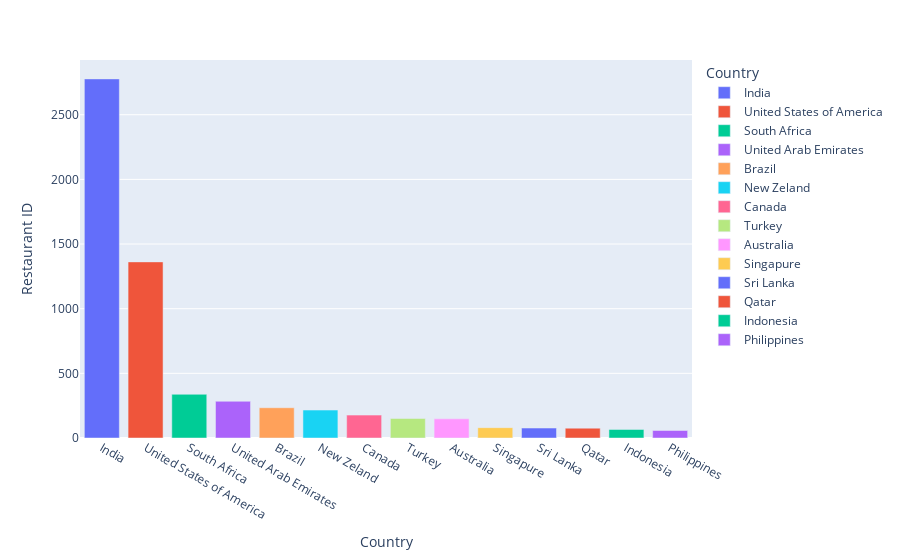

The code cell stored with this chart in its notebook:
### Code cell
px.bar(df_aux, x='Country', y='Restaurant ID', color='Country')

### Figure 1 — Plotly figure (JSON) as saved in the notebook; plotly's stock layout.template omitted (floating-point values rounded to 4 significant figures)
{"data": [{"alignmentgroup": "True", "hovertemplate": "Country=%{x}<br>Restaurant ID=%{y}<extra></extra>", "legendgroup": "India", "marker": {"color": "#636efa", "pattern": {"shape": ""}}, "name": "India", "offsetgroup": "India", "orientation": "v", "showlegend": true, "textposition": "auto", "type": "bar", "x": ["India"], "xaxis": "x", "y": [2777], "yaxis": "y"}, {"alignmentgroup": "True", "hovertemplate": "Country=%{x}<br>Restaurant ID=%{y}<extra></extra>", "legendgroup": "United States of America", "marker": {"color": "#EF553B", "pattern": {"shape": ""}}, "name": "United States of America", "offsetgroup": "United States of America", "orientation": "v", "showlegend": true, "textposition": "auto", "type": "bar", "x": ["United States of America"], "xaxis": "x", "y": [1362], "yaxis": "y"}, {"alignmentgroup": "True", "hovertemplate": "Country=%{x}<br>Restaurant ID=%{y}<extra></extra>", "legendgroup": "South Africa", "marker": {"color": "#00cc96", "pattern": {"shape": ""}}, "name": "South Africa", "offsetgroup": "South Africa", "orientation": "v", "showlegend": true, "textposition": "auto", "type": "bar", "x": ["South Africa"], "xaxis": "x", "y": [338], "yaxis": "y"}, {"alignmentgroup": "True", "hovertemplate": "Country=%{x}<br>Restaurant ID=%{y}<extra></extra>", "legendgroup": "United Arab Emirates", "marker": {"color": "#ab63fa", "pattern": {"shape": ""}}, "name": "United Arab Emirates", "offsetgroup": "United Arab Emirates", "orientation": "v", "showlegend": true, "textposition": "auto", "type": "bar", "x": ["United Arab Emirates"], "xaxis": "x", "y": [284], "yaxis": "y"}, {"alignmentgroup": "True", "hovertemplate": "Country=%{x}<br>Restaurant ID=%{y}<extra></extra>", "legendgroup": "Brazil", "marker": {"color": "#FFA15A", "pattern": {"shape": ""}}, "name": "Brazil", "offsetgroup": "Brazil", "orientation": "v", "showlegend": true, "textposition": "auto", "type": "bar", "x": ["Brazil"], "xaxis": "x", "y": [234], "yaxis": "y"}, {"alignmentgroup": "True", "hovertemplate": "Country=%{x}<br>Restaurant ID=%{y}<extra></extra>", "legendgroup": "New Zeland", "marker": {"color": "#19d3f3", "pattern": {"shape": ""}}, "name": "New Zeland", "offsetgroup": "New Zeland", "orientation": "v", "showlegend": true, "textposition": "auto", "type": "bar", "x": ["New Zeland"], "xaxis": "x", "y": [216], "yaxis": "y"}, {"alignmentgroup": "True", "hovertemplate": "Country=%{x}<br>Restaurant ID=%{y}<extra></extra>", "legendgroup": "Canada", "marker": {"color": "#FF6692", "pattern": {"shape": ""}}, "name": "Canada", "offsetgroup": "Canada", "orientation": "v", "showlegend": true, "textposition": "auto", "type": "bar", "x": ["Canada"], "xaxis": "x", "y": [177], "yaxis": "y"}, {"alignmentgroup": "True", "hovertemplate": "Country=%{x}<br>Restaurant ID=%{y}<extra></extra>", "legendgroup": "Turkey", "marker": {"color": "#B6E880", "pattern": {"shape": ""}}, "name": "Turkey", "offsetgroup": "Turkey", "orientation": "v", "showlegend": true, "textposition": "auto", "type": "bar", "x": ["Turkey"], "xaxis": "x", "y": [151], "yaxis": "y"}, {"alignmentgroup": "True", "hovertemplate": "Country=%{x}<br>Restaurant ID=%{y}<extra></extra>", "legendgroup": "Australia", "marker": {"color": "#FF97FF", "pattern": {"shape": ""}}, "name": "Australia", "offsetgroup": "Australia", "orientation": "v", "showlegend": true, "textposition": "auto", "type": "bar", "x": ["Australia"], "xaxis": "x", "y": [148], "yaxis": "y"}, {"alignmentgroup": "True", "hovertemplate": "Country=%{x}<br>Restaurant ID=%{y}<extra></extra>", "legendgroup": "Singapure", "marker": {"color": "#FECB52", "pattern": {"shape": ""}}, "name": "Singapure", "offsetgroup": "Singapure", "orientation": "v", "showlegend": true, "textposition": "auto", "type": "bar", "x": ["Singapure"], "xaxis": "x", "y": [80], "yaxis": "y"}, {"alignmentgroup": "True", "hovertemplate": "Country=%{x}<br>Restaurant ID=%{y}<extra></extra>", "legendgroup": "Sri Lanka", "marker": {"color": "#636efa", "pattern": {"shape": ""}}, "name": "Sri Lanka", "offsetgroup": "Sri Lanka", "orientation": "v", "showlegend": true, "textposition": "auto", "type": "bar", "x": ["Sri Lanka"], "xaxis": "x", "y": [77], "yaxis": "y"}, {"alignmentgroup": "True", "hovertemplate": "Country=%{x}<br>Restaurant ID=%{y}<extra></extra>", "legendgroup": "Qatar", "marker": {"color": "#EF553B", "pattern": {"shape": ""}}, "name": "Qatar", "offsetgroup": "Qatar", "orientation": "v", "showlegend": true, "textposition": "auto", "type": "bar", "x": ["Qatar"], "xaxis": "x", "y": [76], "yaxis": "y"}, {"alignmentgroup": "True", "hovertemplate": "Country=%{x}<br>Restaurant ID=%{y}<extra></extra>", "legendgroup": "Indonesia", "marker": {"color": "#00cc96", "pattern": {"shape": ""}}, "name": "Indonesia", "offsetgroup": "Indonesia", "orientation": "v", "showlegend": true, "textposition": "auto", "type": "bar", "x": ["Indonesia"], "xaxis": "x", "y": [66], "yaxis": "y"}, {"alignmentgroup": "True", "hovertemplate": "Country=%{x}<br>Restaurant ID=%{y}<extra></extra>", "legendgroup": "Philippines", "marker": {"color": "#ab63fa", "pattern": {"shape": ""}}, "name": "Philippines", "offsetgroup": "Philippines", "orientation": "v", "showlegend": true, "textposition": "auto", "type": "bar", "x": ["Philippines"], "xaxis": "x", "y": [58], "yaxis": "y"}], "layout": {"autosize": true, "barmode": "relative", "legend": {"title": {"text": "Country"}, "tracegroupgap": 0}, "margin": {"t": 60}, "xaxis": {"anchor": "y", "autorange": true, "categoryarray": ["India", "United States of America", "South Africa", "United Arab Emirates", "Brazil", "New Zeland", "Canada", "Turkey", "Australia", "Singapure", "Sri Lanka", "Qatar", "Indonesia", "Philippines"], "categoryorder": "array", "domain": [0, 1], "range": [-0.5, 13.5], "title": {"text": "Country"}, "type": "category"}, "yaxis": {"anchor": "x", "autorange": true, "domain": [0, 1], "range": [0, 2923.0], "title": {"text": "Restaurant ID"}, "type": "linear"}}}
